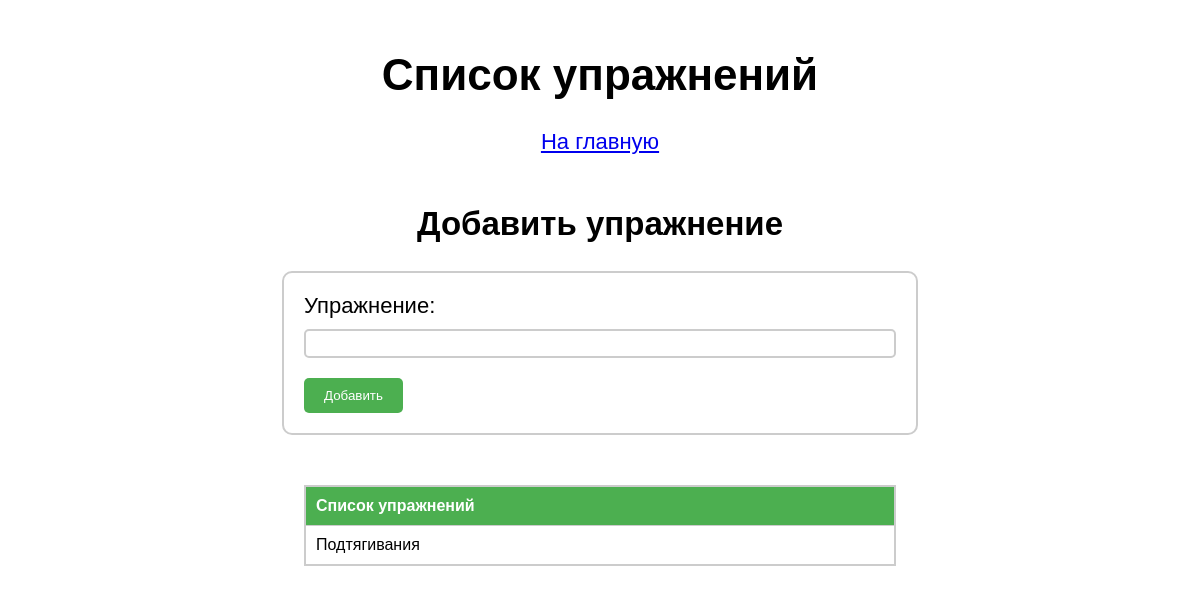
The app's page /trains, older data.
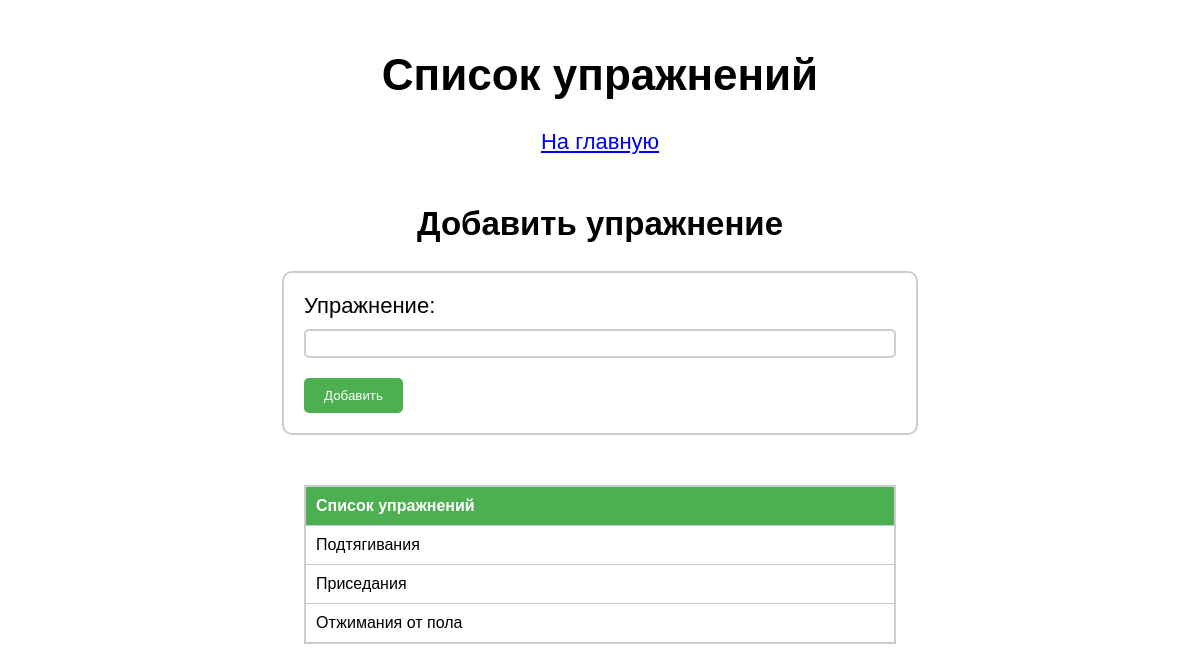
The same page, newer data.
### tables this page shows
CREATE TABLE exercises
             (id INTEGER PRIMARY KEY AUTOINCREMENT,
              name TEXT);

### app.py (the view)
@app.route('/trains')
def trains():
    conn = get_db_connection()
    c = conn.cursor()
    c.execute("SELECT * FROM exercises")
    rows = c.fetchall()
    return render_template('exercises.html', rows=rows)

### app.py (called while the page is built)
def get_db_connection():
    conn = sqlite3.connect('trainings.db')
    return conn

### templates/exercises.html (shortened to what this page needs)
<html>
<head>
</head>
<body>
    <h1>Список упражнений</h1>
    <a href = "/"> На главную</a>
    <h2>Добавить упражнение</h2>
    <form action="/add_ex" method="post">
        <label for="exercise">Упражнение:</label>
        <input type="text" name="exercise" id="exercise">
        <input type="submit" value="Добавить">
    </form>
    <table>
        <tr>
            <th>Список упражнений</th>
        </tr>
        {% for row in rows %}
        <tr>
            <td>{{ row[1] }}</td>
        </tr>
        {% endfor %}
    </table>
</body>
</html>

### templates/exercises.html (style rules this page uses)
body { font-family: Arial, sans-serif; font-size: 22px; }
h1 { text-align: center; margin-top: 50px; }
table { margin: 50px auto; border-collapse: collapse; border: 2px solid #ccc; border-radius: 10px; width: 50%; }
th { background-color: #4CAF50; color: white; padding: 10px; text-align: left; }
td { border: 1px solid #ccc; padding: 10px; }
a { display: block; text-align: center; }
h2 { text-align: center; margin-top: 50px; }
form { margin: 20px auto; width: 50%; border: 2px solid #ccc; padding: 20px; border-radius: 10px; }
label { display: block; margin-bottom: 10px; }
input[type="text"] { padding: 5px; border-radius: 5px; border: 2px solid #ccc; margin-bottom: 20px; width: 100%; }
input[type="submit"] { background-color: #4CAF50; color: white; padding: 10px 20px; border: none; border-radius: 5px; cursor: pointer; }

Row changes from the older to the newer data that the page shows:
added exercises: name "Приседания"
added exercises: name "Отжимания от пола"
